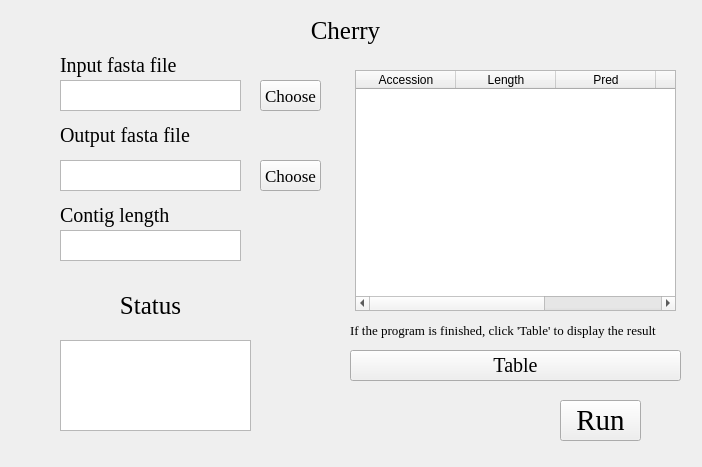
<?xml version="1.0" encoding="UTF-8"?>
<ui version="4.0">
 <class>Clustal</class>
 <widget class="QWidget" name="Clustal">
  <property name="geometry">
   <rect>
    <x>0</x>
    <y>0</y>
    <width>702</width>
    <height>467</height>
   </rect>
  </property>
  <property name="windowTitle">
   <string>Form</string>
  </property>
  <property name="styleSheet">
   <string notr="true">background-image: url(D:/Documents/Desktop/bb.png)</string>
  </property>
  <widget class="QLabel" name="label">
   <property name="geometry">
    <rect>
     <x>250</x>
     <y>10</y>
     <width>191</width>
     <height>41</height>
    </rect>
   </property>
   <property name="font">
    <font>
     <family>Times New Roman</family>
     <pointsize>19</pointsize>
    </font>
   </property>
   <property name="text">
    <string>Cherry</string>
   </property>
   <property name="alignment">
    <set>Qt::AlignCenter</set>
   </property>
  </widget>
  <widget class="QLabel" name="label_2">
   <property name="geometry">
    <rect>
     <x>60</x>
     <y>50</y>
     <width>161</width>
     <height>31</height>
    </rect>
   </property>
   <property name="font">
    <font>
     <family>Times New Roman</family>
     <pointsize>15</pointsize>
    </font>
   </property>
   <property name="text">
    <string>Input fasta file</string>
   </property>
   <property name="alignment">
    <set>Qt::AlignLeading|Qt::AlignLeft|Qt::AlignVCenter</set>
   </property>
  </widget>
  <widget class="QTextBrowser" name="textBrowser_2">
   <property name="geometry">
    <rect>
     <x>60</x>
     <y>80</y>
     <width>181</width>
     <height>31</height>
    </rect>
   </property>
   <property name="styleSheet">
    <string notr="true">background-image: url(D:/Documents/Desktop/white.png)</string>
   </property>
  </widget>
  <widget class="QLabel" name="label_3">
   <property name="geometry">
    <rect>
     <x>60</x>
     <y>120</y>
     <width>161</width>
     <height>31</height>
    </rect>
   </property>
   <property name="font">
    <font>
     <family>Times New Roman</family>
     <pointsize>15</pointsize>
    </font>
   </property>
   <property name="text">
    <string>Output fasta file</string>
   </property>
   <property name="alignment">
    <set>Qt::AlignLeading|Qt::AlignLeft|Qt::AlignVCenter</set>
   </property>
  </widget>
  <widget class="QTextBrowser" name="textBrowser_3">
   <property name="geometry">
    <rect>
     <x>60</x>
     <y>160</y>
     <width>181</width>
     <height>31</height>
    </rect>
   </property>
   <property name="styleSheet">
    <string notr="true">background-image: url(D:/Documents/Desktop/white.png)</string>
   </property>
  </widget>
  <widget class="QPushButton" name="pushButton_2">
   <property name="geometry">
    <rect>
     <x>260</x>
     <y>80</y>
     <width>61</width>
     <height>31</height>
    </rect>
   </property>
   <property name="font">
    <font>
     <family>Times New Roman</family>
     <pointsize>13</pointsize>
    </font>
   </property>
   <property name="text">
    <string>Choose</string>
   </property>
  </widget>
  <widget class="QPushButton" name="pushButton_3">
   <property name="geometry">
    <rect>
     <x>260</x>
     <y>160</y>
     <width>61</width>
     <height>31</height>
    </rect>
   </property>
   <property name="font">
    <font>
     <family>Times New Roman</family>
     <pointsize>13</pointsize>
    </font>
   </property>
   <property name="text">
    <string>Choose</string>
   </property>
  </widget>
  <widget class="QTextBrowser" name="textBrowser">
   <property name="geometry">
    <rect>
     <x>60</x>
     <y>340</y>
     <width>191</width>
     <height>91</height>
    </rect>
   </property>
   <property name="styleSheet">
    <string notr="true">background-image: url(D:/Documents/Desktop/white.png)</string>
   </property>
  </widget>
  <widget class="QLabel" name="label_4">
   <property name="geometry">
    <rect>
     <x>100</x>
     <y>290</y>
     <width>101</width>
     <height>31</height>
    </rect>
   </property>
   <property name="font">
    <font>
     <family>Times New Roman</family>
     <pointsize>19</pointsize>
    </font>
   </property>
   <property name="text">
    <string>Status</string>
   </property>
   <property name="alignment">
    <set>Qt::AlignCenter</set>
   </property>
  </widget>
  <widget class="QPushButton" name="pushButton">
   <property name="geometry">
    <rect>
     <x>560</x>
     <y>400</y>
     <width>81</width>
     <height>41</height>
    </rect>
   </property>
   <property name="font">
    <font>
     <family>Times New Roman</family>
     <pointsize>22</pointsize>
    </font>
   </property>
   <property name="styleSheet">
    <string notr="true">background-image: url(D:/Documents/Desktop/white.png)</string>
   </property>
   <property name="text">
    <string>Run</string>
   </property>
  </widget>
  <widget class="QPushButton" name="pushButton_4">
   <property name="geometry">
    <rect>
     <x>350</x>
     <y>350</y>
     <width>331</width>
     <height>31</height>
    </rect>
   </property>
   <property name="font">
    <font>
     <family>Times New Roman</family>
     <pointsize>15</pointsize>
    </font>
   </property>
   <property name="text">
    <string>Table</string>
   </property>
  </widget>
  <widget class="QLabel" name="label_6">
   <property name="geometry">
    <rect>
     <x>350</x>
     <y>320</y>
     <width>331</width>
     <height>20</height>
    </rect>
   </property>
   <property name="font">
    <font>
     <family>Times New Roman</family>
     <pointsize>10</pointsize>
    </font>
   </property>
   <property name="text">
    <string>If the program is finished, click 'Table' to display the result</string>
   </property>
   <property name="alignment">
    <set>Qt::AlignLeading|Qt::AlignLeft|Qt::AlignVCenter</set>
   </property>
  </widget>
  <widget class="QTableWidget" name="tableWidget">
   <property name="geometry">
    <rect>
     <x>355</x>
     <y>70</y>
     <width>321</width>
     <height>241</height>
    </rect>
   </property>
   <property name="styleSheet">
    <string notr="true">background-image: url(D:/Documents/Desktop/white.png)</string>
   </property>
   <column>
    <property name="text">
     <string>Accession</string>
    </property>
   </column>
   <column>
    <property name="text">
     <string>Length</string>
    </property>
   </column>
   <column>
    <property name="text">
     <string>Pred</string>
    </property>
   </column>
   <column>
    <property name="text">
     <string>Score</string>
    </property>
   </column>
   <column>
    <property name="text">
     <string>Type</string>
    </property>
   </column>
  </widget>
  <widget class="QLabel" name="label_5">
   <property name="geometry">
    <rect>
     <x>60</x>
     <y>200</y>
     <width>161</width>
     <height>31</height>
    </rect>
   </property>
   <property name="font">
    <font>
     <family>Times New Roman</family>
     <pointsize>15</pointsize>
    </font>
   </property>
   <property name="text">
    <string>Contig length</string>
   </property>
   <property name="alignment">
    <set>Qt::AlignLeading|Qt::AlignLeft|Qt::AlignVCenter</set>
   </property>
  </widget>
  <widget class="QTextEdit" name="textEdit">
   <property name="geometry">
    <rect>
     <x>60</x>
     <y>230</y>
     <width>181</width>
     <height>31</height>
    </rect>
   </property>
   <property name="styleSheet">
    <string notr="true">background-image: url(D:/Documents/Desktop/white.png)</string>
   </property>
  </widget>
 </widget>
 <resources/>
 <connections/>
</ui>
